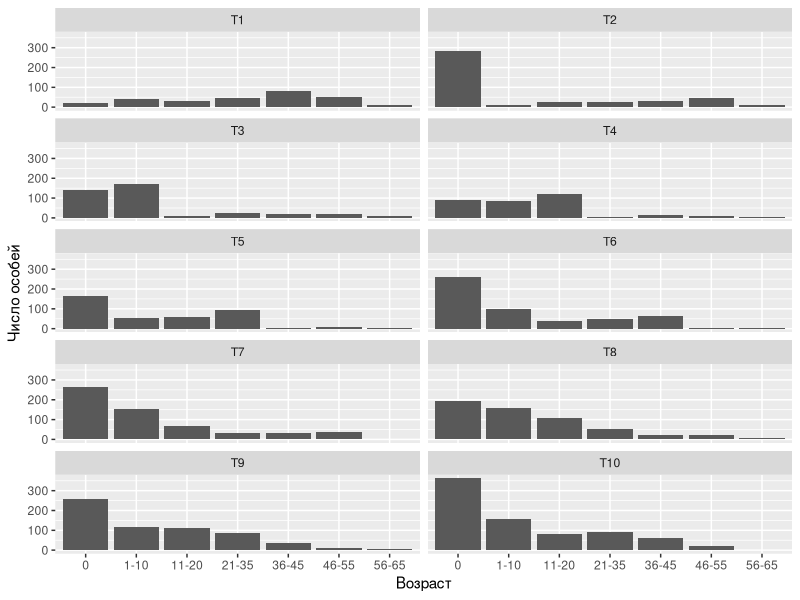
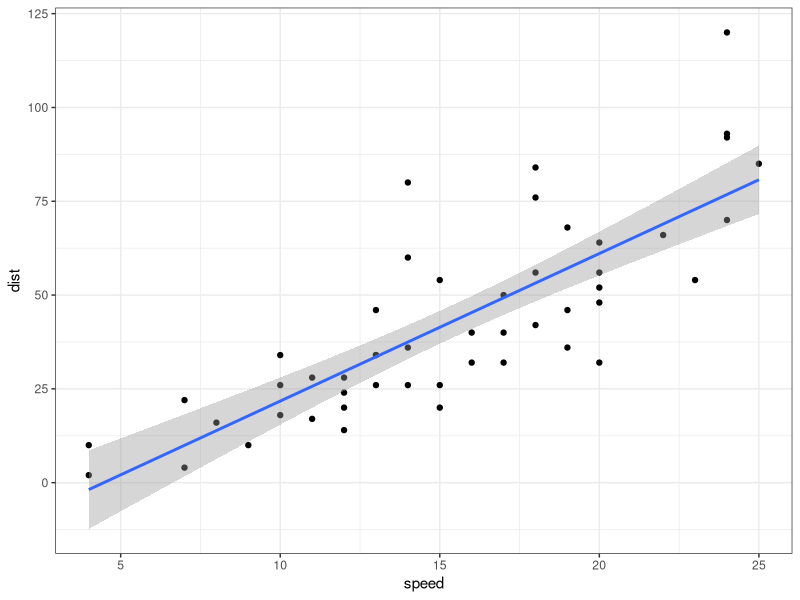
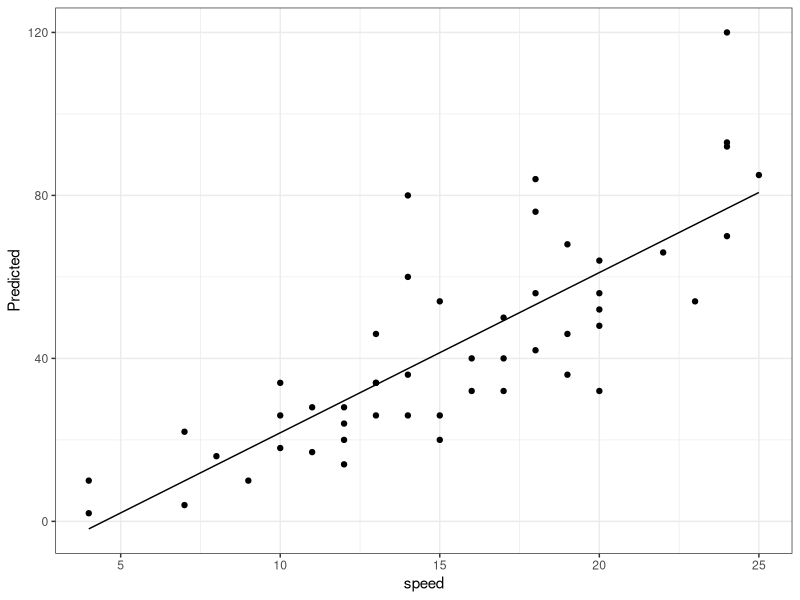
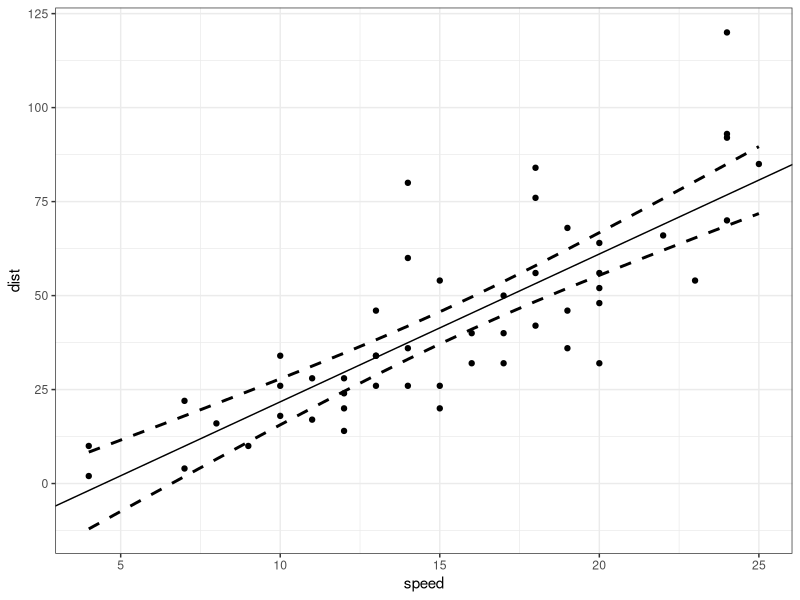
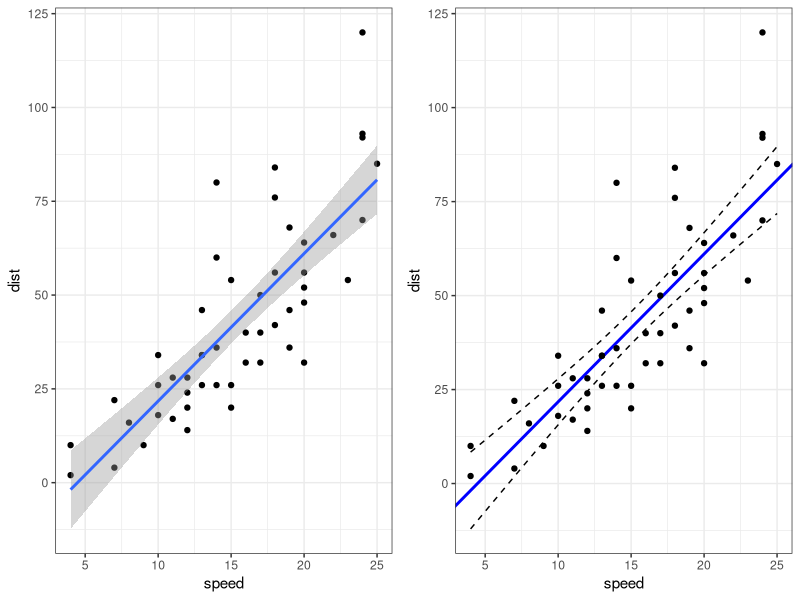

Write the R code that produced these figures, in order.
## ---- chunk 1
# output options
options(width = 70, scipen = 6, digits = 3)
library(knitr)
# chunk default options
opts_chunk$set(fig.align='center', tidy = FALSE, fig.width = 7, fig.height = 3, warning = FALSE)
## ---- chunk 2
t1 <- c(100, 10, 5, 1)
t1
## ---- chunk 3
lesley <- matrix(c(c(0, 0, 10, 20), c(0.1, 0, 0, 0), c(0, 0.5, 0, 0), c(0, 0, 0.3, 0)), nrow = 4, byrow = T)

lesley
## ---- chunk 4
lesley %*% t1
## ---- chunk 5
matrix(1:12, ncol = 3, byrow = TRUE)
## ---- chunk 6
diag(rep(1,5))
## ---- chunk 7
A <- matrix(1:12, ncol = 3)
A
## ---- chunk 8
B <- t(A)
B
## ---- chunk 9
A + 4
## ---- chunk 10
A + A
## ---- chunk 11
Large <- data.frame(Sp1 = round(rnorm(5, 10, 2)), Sp2 = round(rnorm(5, 10, 3)), Sp3 = round(rnorm(5, 10, 2))) 

rownames(Large) <- c("Sample1", "Sample2", "Sample3", "Sample4", "Sample5" )

Small <- data.frame(Sp1 = round(rnorm(5, 50, 5)), Sp2 = round(rnorm(5, 50, 5)), Sp3 = round(rnorm(5, 50, 5))) 

rownames(Small) <- c("Sample1", "Sample2", "Sample3", "Sample4", "Sample5" )
## ---- chunk 12
Large
Small
## ---- chunk 13
Large + Small
## ---- chunk 14
A * 4
## ---- chunk 15
A * c(10, 11, 12, 13)
## ---- chunk 16
Rpocessed_portion <- c(1, 1, 1/2, 1/3, 1/4)
Processed_Factor <- 1/Rpocessed_portion
## ---- chunk 17
Small * Processed_Factor
## ---- chunk 18
N <- c(20, 40, 32, 45, 80, 50, 10)
Fert <- c( 0,  0,   1,   2,   2,   0,   0)
t(N) %*% (Fert)

## ---- chunk 19
A %*% B

## ---- chunk 20
A %*% t(A)
## ---- chunk 21
T1 <- c(20, 40, 32, 45, 80, 50, 10)
Age <- c("0", "1-10", "11-20", "21-35", "36-45", "46-55", "56-65")
Pop <- data.frame(Age, T1)
## ---- chunk 22
Pop

## ---- chunk 23
Lesl <- matrix(
c( 0,  0,   1,   2,   2,   0,   0,
  0.6, 0,   0,   0,   0,   0,   0,
   0,  0.7, 0,   0,   0,   0,   0, 
   0,  0,   0.8, 0,   0,   0,   0,
   0,  0,   0,   0.7, 0,   0,   0,
   0,  0,   0,   0,   0.6, 0,   0,
   0, 0,    0,   0,   0,  0.2, 0  ),
byrow = T, 
ncol = 7)
Lesl
## ---- chunk 24
Pop$T2 <- as.vector( Lesl %*% (Pop$T1 ))
Pop$T3 <- as.vector( Lesl %*% (Pop$T2 ))
Pop$T4 <- as.vector( Lesl %*% (Pop$T3 ))
Pop$T5 <- as.vector( Lesl %*% (Pop$T4 ))
Pop$T6 <- as.vector( Lesl %*% (Pop$T5 ))
Pop$T7 <- as.vector( Lesl %*% (Pop$T6 ))
Pop$T8 <- as.vector( Lesl %*% (Pop$T7 ))
Pop$T9 <- as.vector( Lesl %*% (Pop$T8 ))
Pop$T10 <- as.vector( Lesl %*% (Pop$T9 ))

## ---- chunk 25
library(ggplot2)
library(reshape)
Pop2 <- melt(Pop)
ggplot(Pop2, aes(x=Age, y = value)) + geom_bar(stat = "identity") + facet_wrap(~variable, ncol = 2) + labs(x = "Возраст", y = "Число особей")
## ---- chunk 26
brain <- read.csv("data/IQ_brain.csv", header = TRUE)
br <- brain[complete.cases(brain), -1]
br <- as.matrix(br)
br_scaled <- scale(br) #Стандартизуем значения

t(br_scaled) %*% br_scaled / (nrow(br_scaled) - 1) 

## ---- chunk 27
B <- matrix(1:24, ncol = 4)
C <- matrix(1:12, ncol = 3)

B %*% C
## ---- chunk 28
C %*% t(C)
## ---- chunk 29
t(C) %*% C
## ---- chunk 30
B <- matrix(1:9, ncol = 3)
C <- matrix(11:19, ncol = 3)

B %*%  C

C %*% B
## ---- chunk 31
t(B %*% C)
## ---- chunk 32
t(C) %*% t(B)
## ---- chunk 33
B %*% t(B)
## ---- chunk 34
t(B) %*% B

## ---- chunk 35
det(B)
## ---- chunk 36
BB <- t(B) %*% B
det(BB)
## ---- chunk 37
X <- matrix(c(seq(1, 8),10), nrow = 3, byrow = T)
X

## ---- chunk 38
det(X)

## ---- chunk 39
solve(X)
## ---- chunk 40
round(solve(X) %*% X )

## ---- chunk 41
Coef <- matrix(c(1 , 2 , 3 ,
         4 , 5 , 6 ,
         7 , 8 , 10), byrow = T, ncol = 3)
Val <- c(2,4,10)

solve(Coef) %*% Val
## ---- chunk 42
round(1*3.33 + 2*-6.67 + 3*4.00)
round(4*3.33 + 5*-6.67 + 6*4.00)
round(7*3.33 + 8*-6.67 + 10*4.00)


## ---- chunk 43
data(cars)
Mod <- lm(dist ~ speed, data = cars)
summary(Mod)

## ---- chunk 44
coefficients(Mod)
## ---- chunk 45
library(ggplot2)
theme_set(theme_bw())
ggplot(cars, aes(x = speed, y = dist)) + geom_point() + geom_smooth(method = "lm")

## ---- chunk 46
X <- model.matrix(~speed, data = cars)
Y <- cars$dist
betas <- solve(t(X) %*% X) %*% (t(X) %*% Y)
betas

## ---- chunk 47
MyData <- data.frame(speed = seq(min(cars$speed), max(cars$speed)))
head(MyData)
## ---- chunk 48
X2 <- model.matrix( ~ speed, data = MyData)
head(X2)

## ---- chunk 49
MyData$Predicted <- X2 %*% betas
## ---- chunk 50
library(ggplot2)
ggplot(MyData, aes(x = speed, y = Predicted)) + geom_line() + geom_point(data = cars, aes(x = speed, y = dist))
## ---- chunk 51
vcov(Mod)
## ---- chunk 52


predict_values <- X %*% betas

resid_values <- cars$dist - predict_values

s2 <- sum(resid_values^2)/(length(resid_values) - length(betas))

s2
## ---- chunk 53
covbetas <- s2 * solve(t(X) %*% X)
covbetas
## ---- chunk 54
# Вычисляем стандартные отшибки путем перемножения матриц
  MyData$se <- sqrt(diag(X2 %*% covbetas %*% t(X2)))

# Вычисляем доверительные интервалы
MyData$CiUp  <- MyData$Predicted + 1.96 *MyData$se

MyData$CiLow  <- MyData$Predicted - 1.96 *MyData$se

## ---- chunk 55
ggplot(MyData, aes(x = speed, y = predicted)) + 
  geom_line(aes(x = speed, y = CiUp), 
            linetype = 2, size = 1) + 
  geom_line(aes(x = speed, y = CiLow), 
            linetype = 2, size = 1)+ 
  geom_abline(slope = betas[2], intercept = betas[1]) +
  geom_point(data = cars, aes(x = speed, y = dist)) +
  ylab("dist")
## ---- chunk 56
library(gridExtra)
Pl_gg <- ggplot(cars, aes(x = speed, y = dist)) + geom_point() + geom_smooth(method = "lm") 
Pl_hand <-ggplot(MyData, aes(x = speed, y = predicted)) +   geom_line(aes(x = speed, y = CiUp), linetype = 2, size = 0.5) + geom_line(aes(x = speed, y = CiLow), linetype = 2, size = 0.5) + geom_abline(slope = betas[2], intercept = betas[1], color = "blue", size=1) + geom_point(data = cars, aes(x = speed, y = dist)) + ylab("dist")

grid.arrange(Pl_gg, Pl_hand, ncol = 2)
